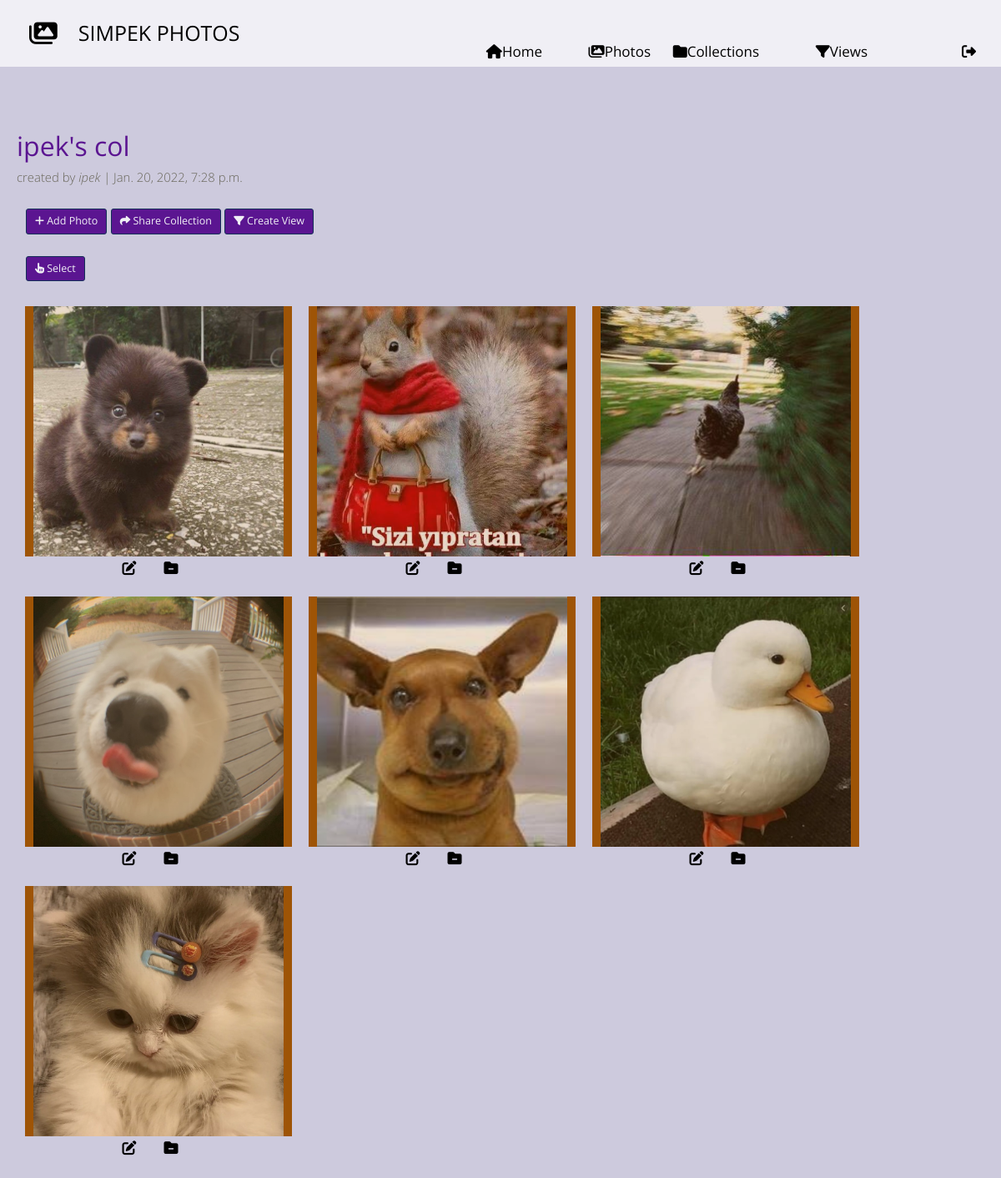
The page /shared-photo-library/collection/4 (signed in) on the database its author committed.
### shared_photo_library/models.py (models this page shows, shortened)
class Collection(models.Model):
    owner = models.ForeignKey(User, on_delete=models.CASCADE, related_name='col_owner')
    collection_name = models.CharField(max_length=100)
    shared_users = models.ManyToManyField(User, related_name='shared_collections')
    cover = models.ImageField(default='empty_col.jpg')
    created_date = models.DateTimeField(default=timezone.now)
    photos = models.ManyToManyField(Photo, related_name='col_photos')
    def get_filter_tags(self):
        photos = self.photos.all()
        photos = photo_tags_as_list(photos)
        filter_tags = set()
        for ph in photos:
            if ph.tags != ['']:
                filter_tags = filter_tags.union(set(ph.tags))
        return filter_tags

class Photo(models.Model):
    photo = models.ImageField(blank=True)
    location = models.CharField(max_length=100, null=True)
    date = models.DateField(null=True)
    tags = models.CharField(max_length=100, null=True)
    added_by = models.ForeignKey(User, on_delete=models.CASCADE)
    added_time = models.DateTimeField(default=timezone.now)

### shared_photo_library/views.py (the view, shortened to what this page needs)
# urls.py: path('collection/<int:id>', CollectionDetail.as_view(), name="collection_detail"),
class CollectionDetail(LoginRequiredMixin, View):
    def get(self, request, **kwargs):
        col_id = int(kwargs['id'])
        col = Collection.objects.get(id=col_id)
        photos = col.photos.all().order_by('-added_time')
        photos = photo_tags_as_list(photos)
        view_form = CreateView()
        filter_tags = col.get_filter_tags()
        users_all_photos = list(Photo.objects.filter(added_by=request.user).order_by('-added_time'))
        users_not_added_photos = list(Photo.objects.filter(added_by=request.user).exclude(col_photos=col).order_by('-added_time'))
        not_shared_users = [user.username for user in User.objects.all().exclude(shared_collections=col)]
        shared_users = {user.username: user for user in User.objects.filter(shared_collections=col)}
        return render(request, 'shared_photo_library/col_detail.html',
                      {'user': request.user, 'col': col, 'photos': photos, 'users_all_photos': users_all_photos,
                       'not_shared_users': not_shared_users, 'shared_users': shared_users, 'view_form': view_form,
                       'filter_tags': list(filter_tags), 'users_not_added_photos': users_not_added_photos})

### shared_photo_library/models.py (called while the page is built)
def photo_tags_as_list(photos):
    for ph in photos:
        ph.tags = ph.tags.split(',')
    return photos

### shared_photo_library/templates/shared_photo_library/col_detail.html (shortened to what this page needs)
{% extends 'index.html' %}
{% load static %}
{% load crispy_forms_tags %}
{% block head %}
    <link rel="stylesheet" href="{% static 'css/my_profile.css' %}?v1.2">
{% endblock %}
{% block content %}
    <li class="selected">
        <div class="cd-full-width">
            <div class="container-fluid js-tm-page-content" data-page-no="1" data-page-type="gallery">
                <div class="tm-img-gallery-container">
                    <br> <br>
                    <div class="tm-img-gallery gallery-one">
                        <small style="font-size: 32px; color:#5b1591"><b>{{ col.collection_name }} </b></small> <br>
                        <small style="color: #686659">created by <i>{{ col.owner.username }}</i> | {{ col.created_date }} </small>
                        <br> <br>
                        <div class="tm-img-gallery-info-container">
                            <div >
                                <button style="color: #f0eff5;background-color: #5b1591;border-color: #143058;" type="button" class="btn btn-lg" data-bs-toggle="modal" data-bs-target="#addPhotoToCollection">
                                    <i class="fas fa-plus"></i> Add Photo
                                </button>
                                <button style="color: #f0eff5;background-color: #5b1591;border-color: #143058;" type="button" class="btn btn-lg" data-bs-toggle="modal" data-bs-target="#shareWithUser"><i class="fas fa-share"></i> Share Collection</button>
                                <button style="color: #f0eff5;background-color: #5b1591;border-color: #143058;" type="button" class="btn btn-lg" data-bs-toggle="modal" data-bs-target="#createView"><i class="fas fa-filter"></i> Create View</button>
                            </div>
                            <br>
                            <div >
                                <button style="color: #f0eff5;background-color: #5b1591;border-color: #143058; display: inline-block" onclick="selectToRemove(this)" type="button" class="btn btn-lg"><i class="fas fa-hand-pointer"></i> Select</button>
                            </div>
                        </div>
                        {% for photo in photos %}
                            <div class="grid-item">
                                <figure class="effect-bubba">
                                    <img class="img-fluid tm-img cover" src="{{ photo.photo.url }}" alt="Image"  style="height:300px; width:300px;">
                                    <figcaption>
                                </figcaption>
                                </figure>
                                <div class="row text-md-center" style="width: 100px; margin-left: 100px" >
                                    <div class="col">
                                        <button  onclick="loadModal('{{ photo.id }}','{{ photo.location }}', '{{ photo.date }}', {{ photo.tags }});" type="button" style="border: none; display: inline-block; background: transparent" data-bs-toggle="modal" data-bs-target="#exampleModal">
                                        <i  class="fas fa-edit"></i>
                                        </button>
                                    </div>
                                    <div class="col">
                                        <form action="{%  url 'shared_photo_library:collection_detail' id=col.id %}" method="post">
                                            <button type="submit" style="border: none; display: inline-block; background: transparent">
                                            <i class="fas fa-folder-minus"></i>
                                            </button>
                                        </form>
                                    </div>
                            </div>
                            </div>
                        {% endfor %}
                    </div>
                </div>
            </div>
        </div>
    </li>
{% endblock %}

### static/css/hero-slider-style.css (style rules this page uses)
*, *::after, *::before { -webkit-box-sizing: border-box; -moz-box-sizing: border-box; box-sizing: border-box; }
html { font-size: 62.5%; }
body { font-size: 1.6rem; font-family: "Open Sans", sans-serif; color: #2c343b; background-color: #f2f2f2; }
img { max-width: 100%; }
.cd-hero-slider li { position: absolute; top: 0; left: 0; width: 100%; height: auto; min-height: 100%; -webkit-transform: translateX(100%); -moz-transform: translateX(100%); -ms-transform: translateX(100%); -o-transform: translateX(100%); transform: translateX(100%); }
.cd-hero-slider li.selected { position: relative; -webkit-transform: translateX(0); -moz-transform: translateX(0); -ms-transform: translateX(0); -o-transform: translateX(0); transform: translateX(0); }
.cd-hero-slider li.is-moving, .cd-hero-slider li.selected { -webkit-transition: -webkit-transform 0.5s; -moz-transition: -moz-transform 0.5s; transition: transform 0.5s; }
.cd-hero-slider li { background-position: center center; background-size: cover; background-repeat: no-repeat; }
.cd-hero-slider li:first-of-type { background-color: #2c343b; }
.cd-hero-slider .cd-full-width, .cd-hero-slider .cd-half-width { position: absolute; width: 100%; height: 100%; z-index: 1; left: 0; top: 0; padding-top: 100px; text-align: center; -webkit-backface-visibility: hidden; backface-visibility: hidden; -webkit-transform: translateZ(0); -moz-transform: translateZ(0); -ms-transform: translateZ(0); -o-transform: translateZ(0); transform: translateZ(0); }
@media only screen and (min-width: 768px) { .cd-hero-slider .cd-full-width, .cd-hero-slider .cd-half-width { padding-top: 150px; } }
@media only screen and (min-width: 1170px) { .cd-hero-slider .cd-full-width, .cd-hero-slider .cd-half-width { padding-top: 220px; } }

### static/css/my_profile.css (style rules this page uses)
.cover { object-fit: cover; }

### rows shown on the page
Collection: collection_name "ipek's col", owner.username "ipek", created_date "Jan. 20, 2022, 7:28 p.m."
Photo: photo (picture)
Photo: photo (picture)
Photo: photo (picture)
Photo: photo (picture)
Photo: photo (picture)
Photo: photo (picture)
Photo: photo (picture)
